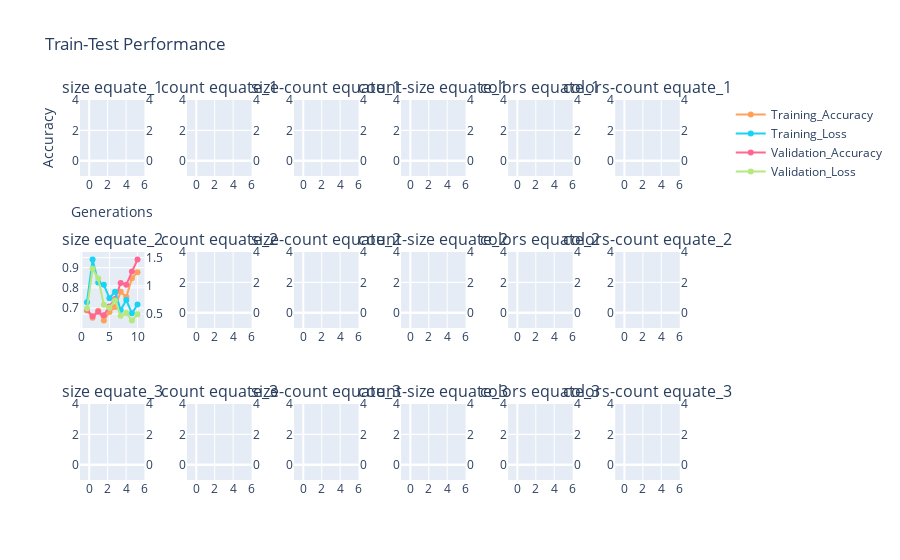

Here is the notebook cell this chart was saved with:
### Code cell
fig = make_subplots(rows=3,cols=6,vertical_spacing=0.2,subplot_titles=("Plot 1", "Plot 2", "Plot 3", "Plot 4", "Plot 5",
                                                                       "Plot 6", "Plot 7", "Plot 8","Plot 9", "Plot 10",
                                                                       "Plot 11", "Plot 12", "Plot 13","Plot 14", "Plot 15",
                                                                       "Plot 16", "Plot 17", "Plot 18"),
                         specs=[[{"secondary_y": True},{"secondary_y": True}, {"secondary_y": True}, {"secondary_y": True}, {"secondary_y": True}, {"secondary_y": True}],
                                [{"secondary_y": True}, {"secondary_y": True}, {"secondary_y": True}, {"secondary_y": True}, {"secondary_y": True}, {"secondary_y": True}],
                                [{"secondary_y": True}, {"secondary_y": True},{"secondary_y": True}, {"secondary_y": True},{"secondary_y": True}, {"secondary_y": True}]])
fig.print_grid()
subtitle_index = 0
for row, phys in enumerate(PHYS_PROPERTY):
    phys_df = data.query(f"Physical_property == '{phys}'")
    for col, exp in enumerate(EXPERIMENTS):
        exp_df = phys_df.query(f"Experiment == '{exp}'")
        title = f'{exp} {phys}'
        plot_multiple_traces(fig=fig, data=exp_df, x='Generations', y='Training_Accuracy', y2='Training_Loss', y3='Validation_Accuracy', y4='Validation_Loss',                              row=row+1, col=col+1, subtitle_index=subtitle_index, subtitle=title)
        subtitle_index = subtitle_index + 1
fig.update_layout(
title='Train-Test Performance',
xaxis_title='Generations',
yaxis_title='Accuracy',
coloraxis={'colorscale': 'Viridis'})
fig.show()

### Figure 1 — Plotly figure (JSON) as saved in the notebook; plotly's stock layout.template omitted (floating-point values rounded to 4 significant figures)
{"data": [{"name": "Training_Accuracy", "x": [], "y": [], "type": "scatter", "xaxis": "x", "yaxis": "y"}, {"name": "Training_Loss", "x": [], "y": [], "type": "scatter", "xaxis": "x", "yaxis": "y2"}, {"name": "Validation_Accuracy", "x": [], "y": [], "type": "scatter", "xaxis": "x", "yaxis": "y"}, {"name": "Validation_Loss", "x": [], "y": [], "type": "scatter", "xaxis": "x", "yaxis": "y2"}, {"name": "Training_Accuracy", "x": [], "y": [], "type": "scatter", "xaxis": "x2", "yaxis": "y3"}, {"name": "Training_Loss", "x": [], "y": [], "type": "scatter", "xaxis": "x2", "yaxis": "y4"}, {"name": "Validation_Accuracy", "x": [], "y": [], "type": "scatter", "xaxis": "x2", "yaxis": "y3"}, {"name": "Validation_Loss", "x": [], "y": [], "type": "scatter", "xaxis": "x2", "yaxis": "y4"}, {"name": "Training_Accuracy", "x": [], "y": [], "type": "scatter", "xaxis": "x3", "yaxis": "y5"}, {"name": "Training_Loss", "x": [], "y": [], "type": "scatter", "xaxis": "x3", "yaxis": "y6"}, {"name": "Validation_Accuracy", "x": [], "y": [], "type": "scatter", "xaxis": "x3", "yaxis": "y5"}, {"name": "Validation_Loss", "x": [], "y": [], "type": "scatter", "xaxis": "x3", "yaxis": "y6"}, {"name": "Training_Accuracy", "x": [], "y": [], "type": "scatter", "xaxis": "x4", "yaxis": "y7"}, {"name": "Training_Loss", "x": [], "y": [], "type": "scatter", "xaxis": "x4", "yaxis": "y8"}, {"name": "Validation_Accuracy", "x": [], "y": [], "type": "scatter", "xaxis": "x4", "yaxis": "y7"}, {"name": "Validation_Loss", "x": [], "y": [], "type": "scatter", "xaxis": "x4", "yaxis": "y8"}, {"name": "Training_Accuracy", "x": [], "y": [], "type": "scatter", "xaxis": "x5", "yaxis": "y9"}, {"name": "Training_Loss", "x": [], "y": [], "type": "scatter", "xaxis": "x5", "yaxis": "y10"}, {"name": "Validation_Accuracy", "x": [], "y": [], "type": "scatter", "xaxis": "x5", "yaxis": "y9"}, {"name": "Validation_Loss", "x": [], "y": [], "type": "scatter", "xaxis": "x5", "yaxis": "y10"}, {"name": "Training_Accuracy", "x": [], "y": [], "type": "scatter", "xaxis": "x6", "yaxis": "y11"}, {"name": "Training_Loss", "x": [], "y": [], "type": "scatter", "xaxis": "x6", "yaxis": "y12"}, {"name": "Validation_Accuracy", "x": [], "y": [], "type": "scatter", "xaxis": "x6", "yaxis": "y11"}, {"name": "Validation_Loss", "x": [], "y": [], "type": "scatter", "xaxis": "x6", "yaxis": "y12"}, {"name": "Training_Accuracy", "x": [1, 2, 3, 4, 5, 6, 7, 8, 9, 10], "y": [0.6878, 0.6522, 0.6861, 0.6385, 0.6803, 0.7047, 0.7806, 0.7544, 0.8475, 0.8779], "type": "scatter", "xaxis": "x7", "yaxis": "y13"}, {"name": "Training_Loss", "x": [1, 2, 3, 4, 5, 6, 7, 8, 9, 10], "y": [0.7102, 1.465, 1.06, 1.019, 0.7806, 0.895, 0.5707, 0.7475, 0.5125, 0.6707], "type": "scatter", "xaxis": "x7", "yaxis": "y14"}, {"name": "Validation_Accuracy", "x": [1, 2, 3, 4, 5, 6, 7, 8, 9, 10], "y": [0.6919, 0.6588, 0.681, 0.6642, 0.7081, 0.7452, 0.8244, 0.8152, 0.8806, 0.9402], "type": "scatter", "xaxis": "x7", "yaxis": "y13"}, {"name": "Validation_Loss", "x": [1, 2, 3, 4, 5, 6, 7, 8, 9, 10], "y": [0.598, 1.301, 1.13, 0.6661, 0.6105, 0.7384, 0.4712, 0.517, 0.3867, 0.4944], "type": "scatter", "xaxis": "x7", "yaxis": "y14"}, {"name": "Training_Accuracy", "x": [], "y": [], "type": "scatter", "xaxis": "x8", "yaxis": "y15"}, {"name": "Training_Loss", "x": [], "y": [], "type": "scatter", "xaxis": "x8", "yaxis": "y16"}, {"name": "Validation_Accuracy", "x": [], "y": [], "type": "scatter", "xaxis": "x8", "yaxis": "y15"}, {"name": "Validation_Loss", "x": [], "y": [], "type": "scatter", "xaxis": "x8", "yaxis": "y16"}, {"name": "Training_Accuracy", "x": [], "y": [], "type": "scatter", "xaxis": "x9", "yaxis": "y17"}, {"name": "Training_Loss", "x": [], "y": [], "type": "scatter", "xaxis": "x9", "yaxis": "y18"}, {"name": "Validation_Accuracy", "x": [], "y": [], "type": "scatter", "xaxis": "x9", "yaxis": "y17"}, {"name": "Validation_Loss", "x": [], "y": [], "type": "scatter", "xaxis": "x9", "yaxis": "y18"}, {"name": "Training_Accuracy", "x": [], "y": [], "type": "scatter", "xaxis": "x10", "yaxis": "y19"}, {"name": "Training_Loss", "x": [], "y": [], "type": "scatter", "xaxis": "x10", "yaxis": "y20"}, {"name": "Validation_Accuracy", "x": [], "y": [], "type": "scatter", "xaxis": "x10", "yaxis": "y19"}, {"name": "Validation_Loss", "x": [], "y": [], "type": "scatter", "xaxis": "x10", "yaxis": "y20"}, {"name": "Training_Accuracy", "x": [], "y": [], "type": "scatter", "xaxis": "x11", "yaxis": "y21"}, {"name": "Training_Loss", "x": [], "y": [], "type": "scatter", "xaxis": "x11", "yaxis": "y22"}, {"name": "Validation_Accuracy", "x": [], "y": [], "type": "scatter", "xaxis": "x11", "yaxis": "y21"}, {"name": "Validation_Loss", "x": [], "y": [], "type": "scatter", "xaxis": "x11", "yaxis": "y22"}, {"name": "Training_Accuracy", "x": [], "y": [], "type": "scatter", "xaxis": "x12", "yaxis": "y23"}, {"name": "Training_Loss", "x": [], "y": [], "type": "scatter", "xaxis": "x12", "yaxis": "y24"}, {"name": "Validation_Accuracy", "x": [], "y": [], "type": "scatter", "xaxis": "x12", "yaxis": "y23"}, {"name": "Validation_Loss", "x": [], "y": [], "type": "scatter", "xaxis": "x12", "yaxis": "y24"}, {"name": "Training_Accuracy", "x": [], "y": [], "type": "scatter", "xaxis": "x13", "yaxis": "y25"}, {"name": "Training_Loss", "x": [], "y": [], "type": "scatter", "xaxis": "x13", "yaxis": "y26"}, {"name": "Validation_Accuracy", "x": [], "y": [], "type": "scatter", "xaxis": "x13", "yaxis": "y25"}, {"name": "Validation_Loss", "x": [], "y": [], "type": "scatter", "xaxis": "x13", "yaxis": "y26"}, {"name": "Training_Accuracy", "x": [], "y": [], "type": "scatter", "xaxis": "x14", "yaxis": "y27"}, {"name": "Training_Loss", "x": [], "y": [], "type": "scatter", "xaxis": "x14", "yaxis": "y28"}, {"name": "Validation_Accuracy", "x": [], "y": [], "type": "scatter", "xaxis": "x14", "yaxis": "y27"}, {"name": "Validation_Loss", "x": [], "y": [], "type": "scatter", "xaxis": "x14", "yaxis": "y28"}, {"name": "Training_Accuracy", "x": [], "y": [], "type": "scatter", "xaxis": "x15", "yaxis": "y29"}, {"name": "Training_Loss", "x": [], "y": [], "type": "scatter", "xaxis": "x15", "yaxis": "y30"}, {"name": "Validation_Accuracy", "x": [], "y": [], "type": "scatter", "xaxis": "x15", "yaxis": "y29"}, {"name": "Validation_Loss", "x": [], "y": [], "type": "scatter", "xaxis": "x15", "yaxis": "y30"}, {"name": "Training_Accuracy", "x": [], "y": [], "type": "scatter", "xaxis": "x16", "yaxis": "y31"}, {"name": "Training_Loss", "x": [], "y": [], "type": "scatter", "xaxis": "x16", "yaxis": "y32"}, {"name": "Validation_Accuracy", "x": [], "y": [], "type": "scatter", "xaxis": "x16", "yaxis": "y31"}, {"name": "Validation_Loss", "x": [], "y": [], "type": "scatter", "xaxis": "x16", "yaxis": "y32"}, {"name": "Training_Accuracy", "x": [], "y": [], "type": "scatter", "xaxis": "x17", "yaxis": "y33"}, {"name": "Training_Loss", "x": [], "y": [], "type": "scatter", "xaxis": "x17", "yaxis": "y34"}, {"name": "Validation_Accuracy", "x": [], "y": [], "type": "scatter", "xaxis": "x17", "yaxis": "y33"}, {"name": "Validation_Loss", "x": [], "y": [], "type": "scatter", "xaxis": "x17", "yaxis": "y34"}, {"name": "Training_Accuracy", "x": [], "y": [], "type": "scatter", "xaxis": "x18", "yaxis": "y35"}, {"name": "Training_Loss", "x": [], "y": [], "type": "scatter", "xaxis": "x18", "yaxis": "y36"}, {"name": "Validation_Accuracy", "x": [], "y": [], "type": "scatter", "xaxis": "x18", "yaxis": "y35"}, {"name": "Validation_Loss", "x": [], "y": [], "type": "scatter", "xaxis": "x18", "yaxis": "y36"}], "layout": {"xaxis": {"anchor": "y", "domain": [0.0, 0.1011], "title": {"text": "Generations"}}, "yaxis": {"anchor": "x", "domain": [0.8, 1.0], "title": {"text": "Accuracy"}}, "yaxis2": {"anchor": "x", "overlaying": "y", "side": "right"}, "xaxis2": {"anchor": "y3", "domain": [0.1678, 0.2689]}, "yaxis3": {"anchor": "x2", "domain": [0.8, 1.0]}, "yaxis4": {"anchor": "x2", "overlaying": "y3", "side": "right"}, "xaxis3": {"anchor": "y5", "domain": [0.3356, 0.4367]}, "yaxis5": {"anchor": "x3", "domain": [0.8, 1.0]}, "yaxis6": {"anchor": "x3", "overlaying": "y5", "side": "right"}, "xaxis4": {"anchor": "y7", "domain": [0.5033, 0.6044]}, "yaxis7": {"anchor": "x4", "domain": [0.8, 1.0]}, "yaxis8": {"anchor": "x4", "overlaying": "y7", "side": "right"}, "xaxis5": {"anchor": "y9", "domain": [0.6711, 0.7722]}, "yaxis9": {"anchor": "x5", "domain": [0.8, 1.0]}, "yaxis10": {"anchor": "x5", "overlaying": "y9", "side": "right"}, "xaxis6": {"anchor": "y11", "domain": [0.8389, 0.94]}, "yaxis11": {"anchor": "x6", "domain": [0.8, 1.0]}, "yaxis12": {"anchor": "x6", "overlaying": "y11", "side": "right"}, "xaxis7": {"anchor": "y13", "domain": [0.0, 0.1011]}, "yaxis13": {"anchor": "x7", "domain": [0.4, 0.6]}, "yaxis14": {"anchor": "x7", "overlaying": "y13", "side": "right"}, "xaxis8": {"anchor": "y15", "domain": [0.1678, 0.2689]}, "yaxis15": {"anchor": "x8", "domain": [0.4, 0.6]}, "yaxis16": {"anchor": "x8", "overlaying": "y15", "side": "right"}, "xaxis9": {"anchor": "y17", "domain": [0.3356, 0.4367]}, "yaxis17": {"anchor": "x9", "domain": [0.4, 0.6]}, "yaxis18": {"anchor": "x9", "overlaying": "y17", "side": "right"}, "xaxis10": {"anchor": "y19", "domain": [0.5033, 0.6044]}, "yaxis19": {"anchor": "x10", "domain": [0.4, 0.6]}, "yaxis20": {"anchor": "x10", "overlaying": "y19", "side": "right"}, "xaxis11": {"anchor": "y21", "domain": [0.6711, 0.7722]}, "yaxis21": {"anchor": "x11", "domain": [0.4, 0.6]}, "yaxis22": {"anchor": "x11", "overlaying": "y21", "side": "right"}, "xaxis12": {"anchor": "y23", "domain": [0.8389, 0.94]}, "yaxis23": {"anchor": "x12", "domain": [0.4, 0.6]}, "yaxis24": {"anchor": "x12", "overlaying": "y23", "side": "right"}, "xaxis13": {"anchor": "y25", "domain": [0.0, 0.1011]}, "yaxis25": {"anchor": "x13", "domain": [0.0, 0.2]}, "yaxis26": {"anchor": "x13", "overlaying": "y25", "side": "right"}, "xaxis14": {"anchor": "y27", "domain": [0.1678, 0.2689]}, "yaxis27": {"anchor": "x14", "domain": [0.0, 0.2]}, "yaxis28": {"anchor": "x14", "overlaying": "y27", "side": "right"}, "xaxis15": {"anchor": "y29", "domain": [0.3356, 0.4367]}, "yaxis29": {"anchor": "x15", "domain": [0.0, 0.2]}, "yaxis30": {"anchor": "x15", "overlaying": "y29", "side": "right"}, "xaxis16": {"anchor": "y31", "domain": [0.5033, 0.6044]}, "yaxis31": {"anchor": "x16", "domain": [0.0, 0.2]}, "yaxis32": {"anchor": "x16", "overlaying": "y31", "side": "right"}, "xaxis17": {"anchor": "y33", "domain": [0.6711, 0.7722]}, "yaxis33": {"anchor": "x17", "domain": [0.0, 0.2]}, "yaxis34": {"anchor": "x17", "overlaying": "y33", "side": "right"}, "xaxis18": {"anchor": "y35", "domain": [0.8389, 0.94]}, "yaxis35": {"anchor": "x18", "domain": [0.0, 0.2]}, "yaxis36": {"anchor": "x18", "overlaying": "y35", "side": "right"}, "annotations": [{"font": {"size": 16}, "showarrow": false, "text": "size equate_1", "x": 0.05056, "xanchor": "center", "xref": "paper", "y": 1.0, "yanchor": "bottom", "yref": "paper"}, {"font": {"size": 16}, "showarrow": false, "text": "count equate_1", "x": 0.2183, "xanchor": "center", "xref": "paper", "y": 1.0, "yanchor": "bottom", "yref": "paper"}, {"font": {"size": 16}, "showarrow": false, "text": "size-count equate_1", "x": 0.3861, "xanchor": "center", "xref": "paper", "y": 1.0, "yanchor": "bottom", "yref": "paper"}, {"font": {"size": 16}, "showarrow": false, "text": "count-size equate_1", "x": 0.5539, "xanchor": "center", "xref": "paper", "y": 1.0, "yanchor": "bottom", "yref": "paper"}, {"font": {"size": 16}, "showarrow": false, "text": "colors equate_1", "x": 0.7217, "xanchor": "center", "xref": "paper", "y": 1.0, "yanchor": "bottom", "yref": "paper"}, {"font": {"size": 16}, "showarrow": false, "text": "colors-count equate_1", "x": 0.8894, "xanchor": "center", "xref": "paper", "y": 1.0, "yanchor": "bottom", "yref": "paper"}, {"font": {"size": 16}, "showarrow": false, "text": "size equate_2", "x": 0.05056, "xanchor": "center", "xref": "paper", "y": 0.6, "yanchor": "bottom", "yref": "paper"}, {"font": {"size": 16}, "showarrow": false, "text": "count equate_2", "x": 0.2183, "xanchor": "center", "xref": "paper", "y": 0.6, "yanchor": "bottom", "yref": "paper"}, {"font": {"size": 16}, "showarrow": false, "text": "size-count equate_2", "x": 0.3861, "xanchor": "center", "xref": "paper", "y": 0.6, "yanchor": "bottom", "yref": "paper"}, {"font": {"size": 16}, "showarrow": false, "text": "count-size equate_2", "x": 0.5539, "xanchor": "center", "xref": "paper", "y": 0.6, "yanchor": "bottom", "yref": "paper"}, {"font": {"size": 16}, "showarrow": false, "text": "colors equate_2", "x": 0.7217, "xanchor": "center", "xref": "paper", "y": 0.6, "yanchor": "bottom", "yref": "paper"}, {"font": {"size": 16}, "showarrow": false, "text": "colors-count equate_2", "x": 0.8894, "xanchor": "center", "xref": "paper", "y": 0.6, "yanchor": "bottom", "yref": "paper"}, {"font": {"size": 16}, "showarrow": false, "text": "size equate_3", "x": 0.05056, "xanchor": "center", "xref": "paper", "y": 0.2, "yanchor": "bottom", "yref": "paper"}, {"font": {"size": 16}, "showarrow": false, "text": "count equate_3", "x": 0.2183, "xanchor": "center", "xref": "paper", "y": 0.2, "yanchor": "bottom", "yref": "paper"}, {"font": {"size": 16}, "showarrow": false, "text": "size-count equate_3", "x": 0.3861, "xanchor": "center", "xref": "paper", "y": 0.2, "yanchor": "bottom", "yref": "paper"}, {"font": {"size": 16}, "showarrow": false, "text": "count-size equate_3", "x": 0.5539, "xanchor": "center", "xref": "paper", "y": 0.2, "yanchor": "bottom", "yref": "paper"}, {"font": {"size": 16}, "showarrow": false, "text": "colors equate_3", "x": 0.7217, "xanchor": "center", "xref": "paper", "y": 0.2, "yanchor": "bottom", "yref": "paper"}, {"font": {"size": 16}, "showarrow": false, "text": "colors-count equate_3", "x": 0.8894, "xanchor": "center", "xref": "paper", "y": 0.2, "yanchor": "bottom", "yref": "paper"}], "coloraxis": {"colorscale": [[0.0, "#440154"], [0.1111, "#482878"], [0.2222, "#3e4989"], [0.3333, "#31688e"], [0.4444, "#26828e"], [0.5556, "#1f9e89"], [0.6667, "#35b779"], [0.7778, "#6ece58"], [0.8889, "#b5de2b"], [1.0, "#fde725"]]}, "title": {"text": "Train-Test Performance"}}}
